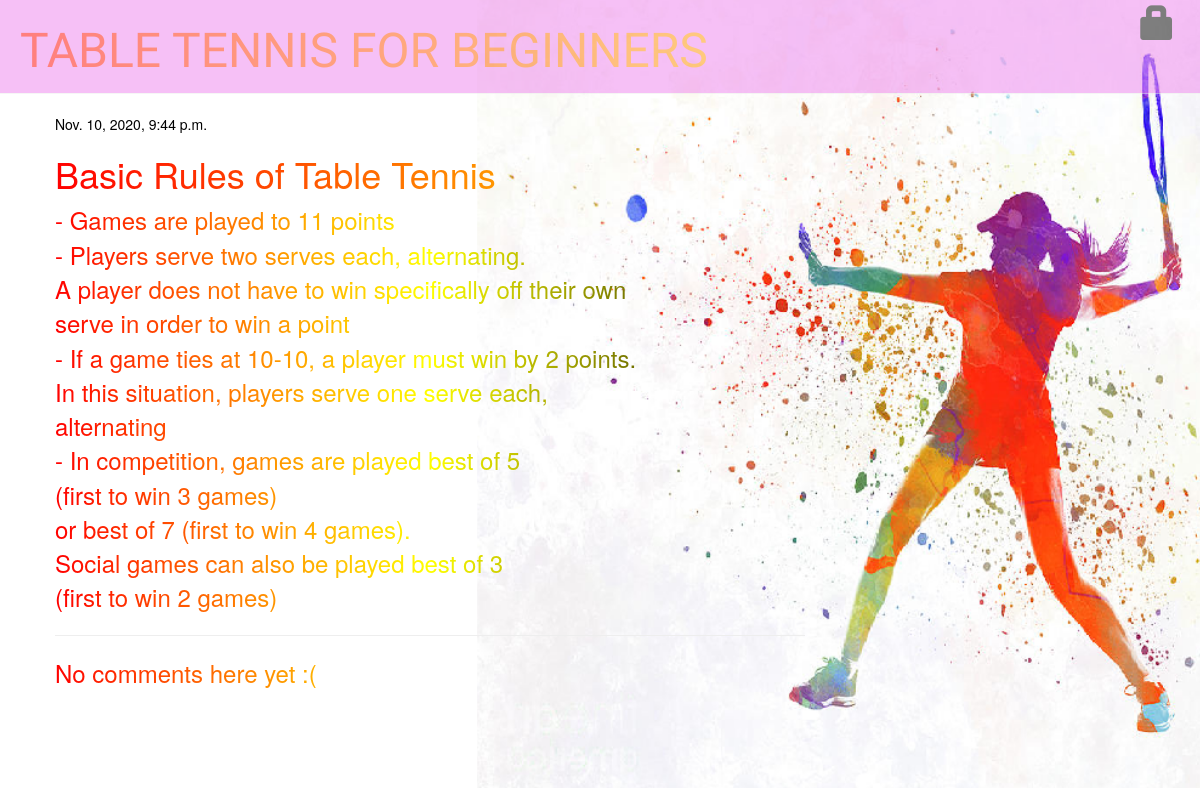
The app's page /post/17/ with its own data.
### blog/models.py (models this page shows, shortened)
class Post(models.Model):
    author = models.ForeignKey(settings.AUTH_USER_MODEL, on_delete=models.CASCADE)
    title = models.CharField(max_length=200)
    text = models.TextField()
    created_date = models.DateTimeField(default=timezone.now)
    published_date = models.DateTimeField(blank=True, null=True)

### blog/views.py (the view)
# urls.py: path('post/<int:pk>/', views.post_detail, name='post_detail'),
def post_detail(request, pk):
    post = get_object_or_404(Post, pk=pk)
    return render(request, 'blog/post_detail.html', {'post': post})

### blog/templates/blog/post_detail.html (shortened to what this page needs)
{% extends 'blog/base.html' %}
{% block content %}
    <div class="post">
        {% if post.published_date %}
           <div class="date">
             {{ post.published_date }}
           </div>
        {% else %}
           <a class="btn btn-default" href="{% url 'post_publish' pk=post.pk %}">Publish</a>
        {% endif %}
        <h1>{{ post.title }}</h1>
        <p>{{ post.text|linebreaksbr }}</p>
        <hr>
{% for comment in post.comments.all %}
    {% if user.is_authenticated or comment.approved_comment %}
    <div class="comment">
        <div class="date">
            {{ comment.created_date }}
            {% if not comment.approved_comment %}
                <a class="btn btn-default" href="{% url 'comment_remove' pk=comment.pk %}"><span class="glyphicon glyphicon-remove"></span></a>
                <a class="btn btn-default" href="{% url 'comment_approve' pk=comment.pk %}"><span class="glyphicon glyphicon-ok"></span></a>
            {% endif %}
        </div>
        <strong>{{ comment.author }}</strong>
        <p>{{ comment.text|linebreaks }}</p>
    </div>
    {% endif %}
{% empty %}
    <p>No comments here yet :(</p>
{% endfor %}
    </div>
{% endblock %}

### blog/static/css/blog.css (style rules this page uses)
body { padding-left: 0px; background-image: url(Б.png); background-size: 105%; }
.date { color: black; }
p { background: -webkit-linear-gradient(left, red , yellow,black); background: -o-linear-gradient(right,red , yellow,black); background: -moz-linear-gradient(right, red , yellow,black); background: linear-gradient(to right, red , yellow,black); -webkit-background-clip: text; -webkit-text-fill-color: transparent; font-size:18pt; font-family:font-family: 'Courgette', cursive; }
h1 { background: -webkit-linear-gradient(left, red , yellow); background: -o-linear-gradient(right, red, yellow); background: -moz-linear-gradient(right, red, yellow); background: linear-gradient(to right, red , yellow); -webkit-background-clip: text; -webkit-text-fill-color: transparent; }
.post { margin-bottom: 70px; }

### records on screen
Post: published_date "Nov. 10, 2020, 9:44 p.m.", title "Basic Rules of Table Tennis", text "- Games are played to 11 points - Players serve two serves each, alternating. A player does not have to win specifically off their own serve in order to win a point - If a game ties at 10-10, a player must win by 2 points. In this situation, players serve one serve each, alternating - In competition, games are played best of 5 (first to win 3 games) or best of 7 (first to win 4 games). Social games can also be played best of 3 (first to win 2 games)"
